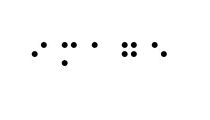
%> input picture COMS_5750/HW2/images/p9/in/1.jpg, 210 x 120 px
$ octave p9.m   (GNU Octave 9; MATLAB toolbox functions it lacks are replaced by stand-ins)
%> lines starting %> are read from the running program, lines starting %| are printed output that depends on the picture; in (x1, y1, x2, y2) boxes, pixels count from 0 and x2, y2 are one past the last pixel; in counts of white or black regions, pixels touching at a corner belong together; the program's own positions count from 1

clear; clc; close all;

a = imread('../../images/p9/in/1.jpg');
%> a is the input picture: size 120x210x3 uint8; min 0, max 255, mean 251.6
% a = imread('../../images/p9/in/2.jpg');
figure; imshow (a);

b = im2bw(a, 0.5);
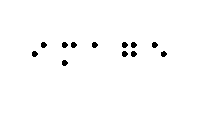
%> b: size 120x210 logical; 98.7% white; 12 black regions, largest, box (x1, y1, x2, y2) and area: (41, 42, 47, 48) 28, (62, 42, 68, 48) 28, (71, 42, 77, 48) 28
bi = ~b;
figure; imshow(bi);

se = strel('square', 3);

d1 = imdilate(bi, se);
%> d1: size 120x210 logical; 2.7% white; 12 white regions, largest, box (x1, y1, x2, y2) and area: (40, 41, 48, 49) 56, (61, 41, 69, 49) 56, (70, 41, 78, 49) 56
figure; imshow(d1);

d2 = imdilate(d1, se);
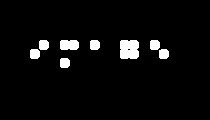
%> d2: size 120x210 logical; 4.2% white; 8 white regions, largest, box (x1, y1, x2, y2) and area: (120, 40, 139, 59) 342, (60, 40, 79, 50) 178, (39, 40, 49, 50) 92
d3 = imdilate(d2, se);
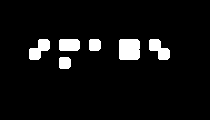
%> d3: size 120x210 logical; 5.9% white; 6 white regions, box (x1, y1, x2, y2) and area: (119, 39, 140, 60) 432, (29, 39, 50, 60) 267, (149, 39, 170, 60) 267, (59, 39, 80, 51) 244, (89, 39, 101, 51) 136, (59, 57, 71, 69) 136
d4 = imdilate(d3, se);
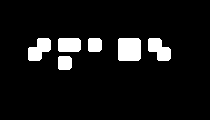
%> d4: size 120x210 logical; 7.6% white; 6 white regions, box (x1, y1, x2, y2) and area: (118, 38, 141, 61) 521, (28, 38, 51, 61) 355, (148, 38, 171, 61) 355, (58, 38, 81, 52) 314, (88, 38, 102, 52) 188, (58, 56, 72, 70) 188

figure; imshow(d4);

d5 = imdilate(d4, se);
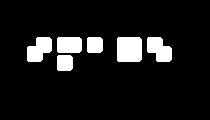
%> d5: size 120x210 logical; 9.6% white; 6 white regions, box (x1, y1, x2, y2) and area: (117, 37, 142, 62) 617, (27, 37, 52, 62) 451, (147, 37, 172, 62) 451, (57, 37, 82, 53) 392, (87, 37, 103, 53) 248, (57, 55, 73, 71) 248
d6 = imdilate(d5, se);
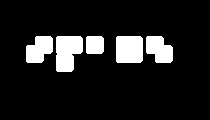
%> d6: size 120x210 logical; 11.7% white; 5 white regions, box (x1, y1, x2, y2) and area: (56, 36, 83, 72) 794, (116, 36, 143, 63) 721, (26, 36, 53, 63) 555, (146, 36, 173, 63) 555, (86, 36, 104, 54) 316
figure; imshow(d6);

zeroRows = all(d6 == 0, 2);
%> zeroRows = 120 logical values, 84 true

d = diff([false; zeroRows; false]);
%> d = 121 values, max 1 at index 1, min -1 at index 37, mean 0
starts = find(d == 1);
%> starts = [1; 73]
ends   = find(d == -1) - 1;
%> ends = [36; 120]
rows = floor((starts + ends)/2);
%> rows = [18; 96]

if ~isempty(rows)
    if starts(1) == 1
        rows(1) = ends(1);              % last zero row at the top block
    end
    if ends(end) == numel(zeroRows)
        rows(end) = starts(end);        % first zero row at the bottom block
    end
end

zeroCols = all(d6 == 0, 1);
%> zeroCols = 210 logical values, 84 true
d = diff([false, zeroCols, false]);
%> d = 211 values, max 1 at index 1, min -1 at index 27, mean 0
starts = find(d == 1);
%> starts = [1 54 84 105 144 174]
ends   = find(d == -1) - 1;
%> ends = [26 56 86 116 146 210]
cols = floor((starts + ends)/2);
%> cols = [13 55 85 110 145 192]

if ~isempty(cols)
    if starts(1) == 1
        cols(1) = ends(1);              % last zero row at the top block
    end
    if ends(end) == numel(zeroCols)
        cols(end) = starts(end);        % first zero row at the bottom block
    end
end

% height = rows(2) - rows(1);
% width = cols(2) - cols(1);
% fprintf("height: %d, width: %d\n", height, width);

output_img = a;
% for i = 1:length(rows)
%     y = round(rows(i));
%     output_img = insertShape(output_img, 'Line', ...
%         [1, y, size(output_img, 2), y], ...
%         'Color', [255, 0, 0], 'LineWidth', 2);
% end
%
% for i = 1:length(cols)
%     x = round(cols(i));
%     output_img = insertShape(output_img, 'Line', ...
%         [x, 1, x, size(output_img, 1)], ...
%         'Color', [255, 0, 0], 'LineWidth', 2);
% end
%
% figure; imshow(output_img);

for i = 1:length(rows)-1
    for j = 1:length(cols)-1
        r1 = rows(i);
%> r1 = 36
        r2 = rows(i+1) - 1;   % end just before next grid line
%> r2 = 72
        c1 = cols(j);
%> c1 = 26
        c2 = cols(j+1) - 1;
%> c2 = 54

        % optional clamp to bounds
        r1 = max(1, r1); r2 = min(size(output_img,1), r2);
        c1 = max(1, c1); c2 = min(size(output_img,2), c2);

        % crop
        I = output_img(r1:r2+5, c1:c2+5, :);
        % I = binarizeInvert(I, 0.5);
        % figure; imshow(I);
        % sh = size(I);
        % fprintf('Size: %d x %d\n', sh(1), sh(2));

        letter = identifyLetter(I);
        fprintf("%s", letter);

        % mark point for visualization (don't permanently modify output_img unless you want accumulation)
        % vis = insertShape(output_img, 'Circle', [c1, r1, 2], ...
        %                   'Color', [0 255 0], 'LineWidth', 2);
        %
        % figure; imshow(vis); title('Marked');
        % figure; imshow(I);   title('Cropped');
    end
end

% [8 lines of commented-out code are left out]

function letter = identifyLetter(color_img)
    letter = '-1';

    bi = binarizeInvert(color_img, 0.5);
    figure; imshow(bi);

    letters = ['y','z','w','x','v','u','q','p','r','l','t','s','n','m','o','k','g','d','f','h','j','b','c','e','i','a'];

    for k = 1:numel(letters)
        ch = letters(k);
        label = upper(ch);

        braillePath = fullfile('..','..','braille_cutouts', [ch '.jpg']);

        if ~isfile(braillePath)
            fprintf('Skipping %s (missing file): %s\n', label, braillePath);
            continue;
        end

        strelMask = loadStrelFromImage(braillePath, 0.5);

        positions = imerode(bi, strelMask);

        if any(positions(:))
            letter = ch;
            return;
        end
    end
end

function bi = binarizeInvert(color_img, thresh)
%> called with thresh = 0.5
    % Same behavior style as your original: im2bw then invert
    b  = im2bw(color_img, thresh);
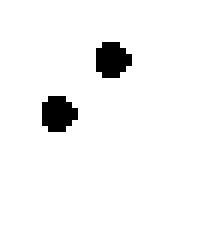
%> b: size 42x34 logical (shown 6 times larger); 96.1% white; 2 black regions, box (x1, y1, x2, y2) and area: (16, 7, 22, 13) 28, (7, 16, 13, 22) 28
    bi = ~b;  % dots -> 1
%> `letter = identifyLetter(I);`: letter = '-1'
%| -1
end

function strelMask = loadStrelFromImage(path, thresh)
    se = imread(path);
    strelMask = binarizeInvert(se, thresh);
end

% [82 lines of commented-out code are left out]
